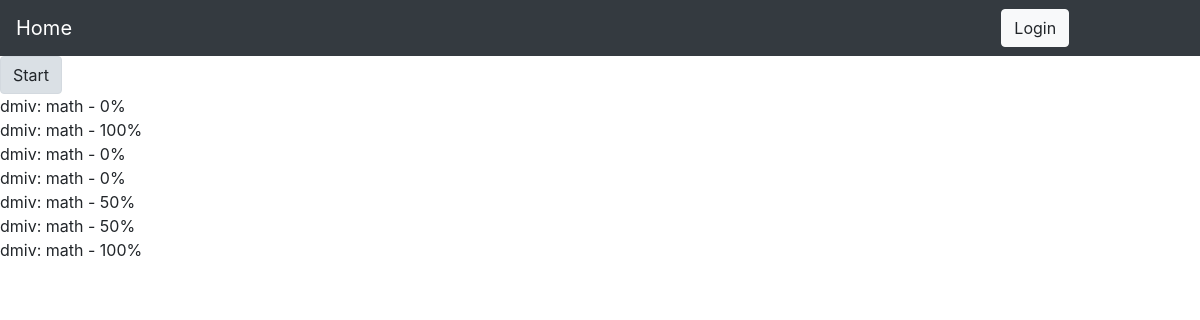
Page /testing/1 on the committed database.
### testing/models.py (models this page shows, shortened)
class Statistic(models.Model):
    user = models.ForeignKey(User, on_delete=models.CASCADE)
    testing = models.ForeignKey(Testing, on_delete=models.CASCADE)
    correct = models.IntegerField()
    wrong = models.IntegerField()
    def percent_correct(self):
        return int(self.correct / (self.correct + self.wrong) * 100)
    def __str__(self):
        return self.user.username + ': ' + self.testing.name + ' - ' + str(self.percent_correct()) + '%'

class Testing(models.Model):
    name = models.CharField(max_length=255)
    questions = models.ManyToManyField(Questions, related_name='questions')

### testing/views.py (the view)
# urls.py: path('<int:pk>', TestingDetailView.as_view(), name='testing-detail'),
class TestingDetailView(DetailView):
    model = Testing

### templates/testing/testing_detail.html
{% extends 'testing/base_generic.html' %}
{% block content %}
    <a href="{{ testing.id }}/passing" class="btn btn-secondary btn-light active" role="button" aria-pressed="true">Start</a>
    {% if testing.statistic_set.all %}
        {% for statistic in testing.statistic_set.all %}
            <div>{{ statistic }}</div>
        {% endfor %}
    {% else %}
        You have not previous attempts
    {% endif %}
{% endblock %}

### rows in the picture
Statistic: user+testing+correct "dmiv: math - 0%"
Statistic: user+testing+correct "dmiv: math - 100%"
Statistic: user+testing+correct "dmiv: math - 0%"
Statistic: user+testing+correct "dmiv: math - 0%"
Statistic: user+testing+correct "dmiv: math - 50%"
Statistic: user+testing+correct "dmiv: math - 50%"
Statistic: user+testing+correct "dmiv: math - 100%"
